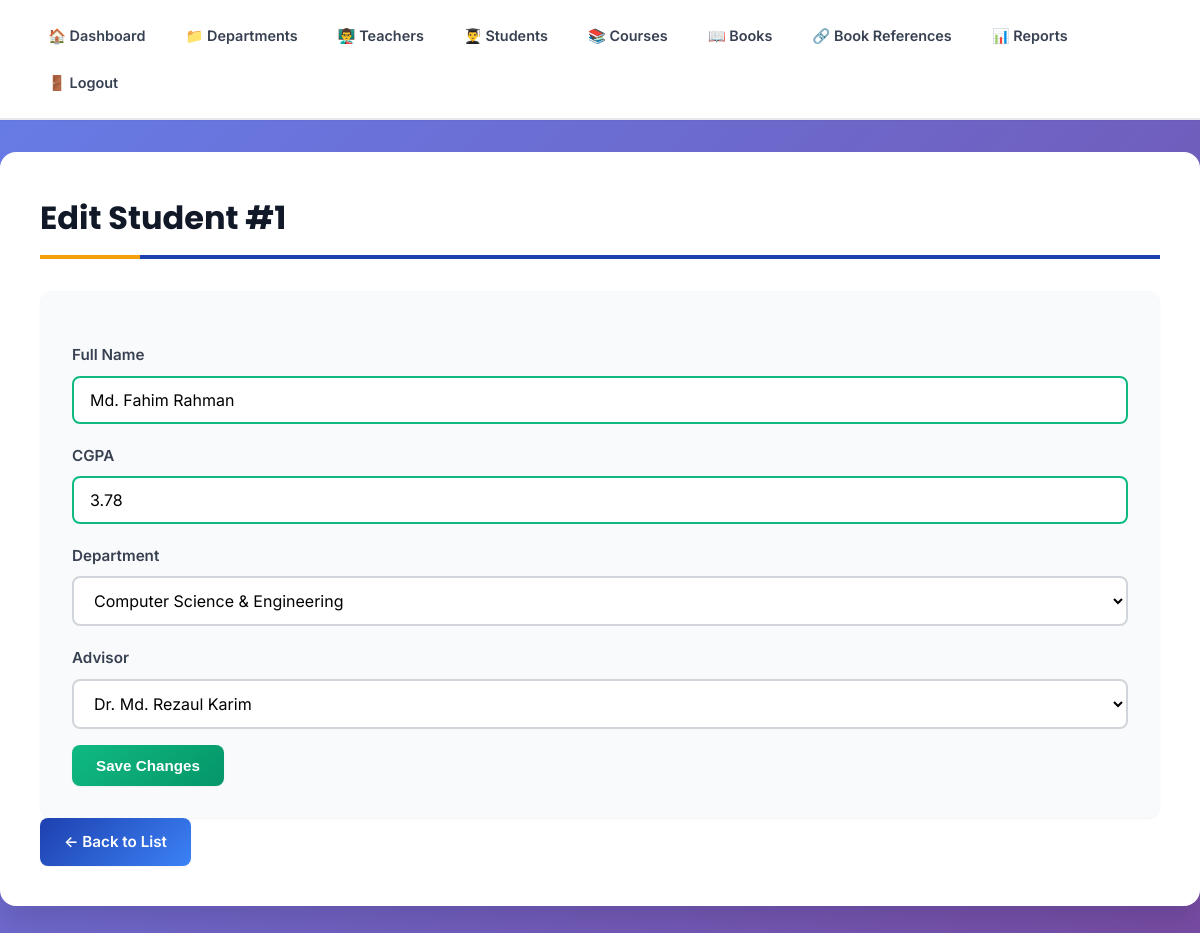
The app's page /admin/students_edit.php?id=1 (signed in) with its own data.
### tables this page shows
CREATE TABLE `students` (
  `s_id` int(11) NOT NULL,
  `s_name` varchar(100) NOT NULL,
  `cgpa` decimal(3,2) DEFAULT NULL CHECK (`cgpa` between 0 and 4),
  `dept_id` int(11) DEFAULT NULL,
  `advisor_id` int(11) DEFAULT NULL
);

CREATE TABLE `departments` (
  `dept_id` int(11) NOT NULL,
  `dept_name` varchar(50) NOT NULL,
  `faculty` varchar(50) NOT NULL,
  `no_of_students` int(11) DEFAULT 0 CHECK (`no_of_students` >= 0)
);

CREATE TABLE `teachers` (
  `t_id` int(11) NOT NULL,
  `t_name` varchar(100) NOT NULL,
  `gender` enum('Male','Female') DEFAULT 'Male',
  `salary` decimal(10,2) DEFAULT NULL CHECK (`salary` >= 0),
  `dept_id` int(11) DEFAULT NULL
);

### public/admin/students_edit.php (the view, shortened to what this page needs)
<?php
require_once __DIR__ . '/../../src/db.php';
$id = isset($_GET['id']) ? intval($_GET['id']) : 0;
$depsRes = $mysqli->query("SELECT dept_id, dept_name FROM departments ORDER BY dept_name");
$departments = $depsRes ? $depsRes->fetch_all(MYSQLI_ASSOC) : [];
$teachRes = $mysqli->query("SELECT t_id, t_name FROM teachers ORDER BY t_name");
$teachers = $teachRes ? $teachRes->fetch_all(MYSQLI_ASSOC) : [];
$stmt = $mysqli->prepare("SELECT * FROM students WHERE s_id = ?");
$stmt->bind_param("i", $id);
$stmt->execute();
$res = $stmt->get_result();
$student = $res->fetch_assoc();
?>
<!doctype html>
<html>
<head>
  <link rel="stylesheet" href="../../css/style.css">
</head>
<body>
  <?php include __DIR__ . '/../../src/admin_nav.php'; ?>
  <main class="container">
    <h2>Edit Student #<?=htmlspecialchars($student['s_id'])?></h2>
    <form method="post" action="">
      <label>Full Name</label>
      <input type="text" name="s_name" value="<?=htmlspecialchars($student['s_name'])?>" required>
      <label>CGPA</label>
      <input type="number" step="0.01" min="0" max="4" name="cgpa" value="<?=htmlspecialchars($student['cgpa'])?>" required>
      <label>Department</label>
      <select name="dept_id" required>
        <?php foreach($departments as $d): ?>
          <option value="<?=htmlspecialchars($d['dept_id'])?>" <?=($student['dept_id']==$d['dept_id'])?'selected':''?>><?=htmlspecialchars($d['dept_name'])?></option>
        <?php endforeach; ?>
      </select>
      <label>Advisor</label>
      <select name="advisor_id">
        <?php foreach($teachers as $t): ?>
          <option value="<?=htmlspecialchars($t['t_id'])?>" <?=($student['advisor_id']==$t['t_id'])?'selected':''?>><?=htmlspecialchars($t['t_name'])?></option>
        <?php endforeach; ?>
      </select>
      <button type="submit" class="btn">Save Changes</button>
    </form>
    <p><a href="students_list.php" class="btn">← Back to List</a></p>
  </main>
</body>
</html>

### css/style.css (style rules this page uses)
* { margin: 0; padding: 0; box-sizing: border-box; }
:root { --primary-color: #1e40af; --primary-dark: #1e3a8a; --primary-light: #3b82f6; --secondary-color: #0891b2; --accent-color: #f59e0b; --success-color: #10b981; --danger-color: #ef4444; --warning-color: #f59e0b; --white: #ffffff; --gray-50: #f9fafb; --gray-100: #f3f4f6; --gray-200: #e5e7eb; --gray-300: #d1d5db; --gray-400: #9ca3af; --gray-600: #4b5563; --gray-700: #374151; --gray-800: #1f2937; --gray-900: #111827; --shadow-sm: 0 1px 2px 0 rgba(0, 0, 0, 0.05); --shadow-md: 0 4px 6px -1px rgba(0, 0, 0, 0.1); --shadow-lg: 0 10px 15px -3px rgba(0, 0, 0, 0.1); --shadow-xl: 0 20px 25px -5px rgba(0, 0, 0, 0.1); --radius-sm: 0.375rem; --radius-md: 0.5rem; --radius-lg: 0.75rem; --radius-xl: 1rem; }
body { font-family: 'Inter', -apple-system, BlinkMacSystemFont, 'Segoe UI', sans-serif; background: linear-gradient(135deg, #667eea 0%, #764ba2 100%); background-attachment: fixed; min-height: 100vh; color: var(--gray-800); line-height: 1.6; }
.container { max-width: 1200px; margin: 2rem auto; background: var(--white); padding: 2.5rem; border-radius: var(--radius-xl); box-shadow: var(--shadow-xl); animation: fadeIn 0.5s ease; }
.container h2 { font-family: 'Poppins', sans-serif; font-size: 2rem; font-weight: 700; color: var(--gray-900); border-bottom: 4px solid var(--primary-color); padding-bottom: 0.75rem; margin-bottom: 2rem; position: relative; }
.container h2::after { content: ''; position: absolute; bottom: -4px; left: 0; width: 100px; height: 4px; background: var(--accent-color); }
.btn, a[href*="add"], button[type="submit"], input[type="submit"] { display: inline-block; padding: 0.75rem 1.5rem; font-weight: 600; text-decoration: none; border-radius: var(--radius-md); transition: all 0.3s ease; border: none; cursor: pointer; font-size: 0.95rem; box-shadow: var(--shadow-sm); }
.btn, a[href*="add"] { background: linear-gradient(135deg, var(--primary-color), var(--primary-light)); color: var(--white); }
button[type="submit"], input[type="submit"] { background: linear-gradient(135deg, var(--success-color), #059669); color: var(--white); margin-top: 1rem; }
form { background: var(--gray-50); padding: 2rem; border-radius: var(--radius-lg); margin-top: 1.5rem; box-shadow: var(--shadow-sm); }
form label { display: block; font-weight: 600; color: var(--gray-700); margin-top: 1.25rem; margin-bottom: 0.5rem; font-size: 0.95rem; }
form input, form select, form textarea { width: 100%; padding: 0.75rem 1rem; border: 2px solid var(--gray-300); border-radius: var(--radius-md); font-size: 1rem; transition: all 0.3s ease; background: var(--white); font-family: inherit; }
form input:valid { border-color: var(--success-color); }

### records on screen
students: s_id "1", s_name "Md. Fahim Rahman", cgpa "3.78", dept_id "Computer Science & Engineering", advisor_id "Dr. Md. Rezaul Karim"
